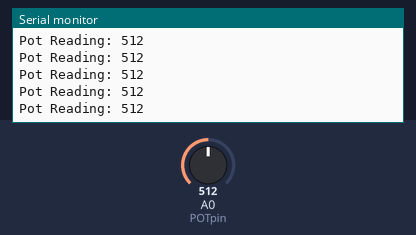
Simulated run of this sketch. Board: Arduino Zero (SAMD21). On the bench: the last lines printed to the serial monitor. The test bench sets the inputs (shaded band); at power-on: A0 (POTpin) = 512.

Above: at 1.2 s.
1.3 s: A0 (POTpin) set to 716
At 1.31 s:
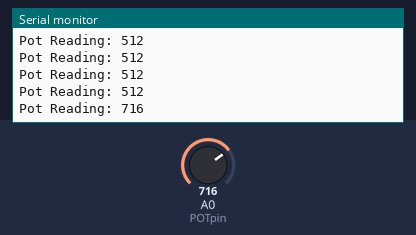
2.8 s: A0 (POTpin) set to 900
At 2.81 s:
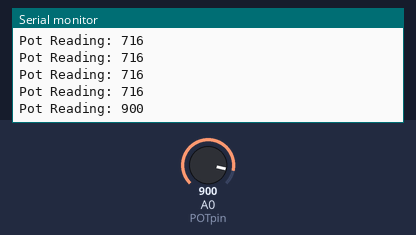
Timing chart, 0 to 5.8 s (numbered marks = the images above; inputs shaded):
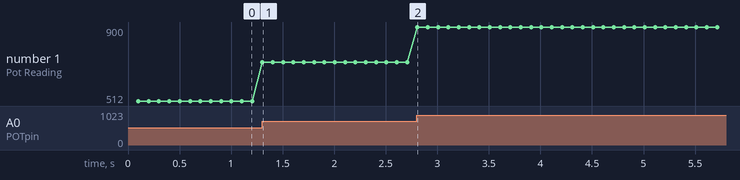

The sketch:

ex_3_1_ReadAndWrite.ino
```cpp
#define POTpin A0


void setup() {
  // initialize serial communication at 9600 bits per second:
  SerialUSB.begin(9600);
  while(!SerialUSB){};
  pinMode(A0, INPUT);
}

// the loop routine runs over and over again forever:
void loop() {
  delay(100);
  int potValue = analogRead(A0); // read the input on analog pin 0
  SerialUSB.print("Pot Reading: ");
  SerialUSB.println(potValue);   // print out the value by serial
  SerialUSB.println();
  }
```

Measured:
- after the input at 1.3 s, the serial monitor: prints a new line at once (image 1)
- after the input at 2.8 s, the serial monitor: prints a new line at once (image 2)
- plotted number 1: 512 → 716 after the input at 1.3 s, 716 → 900 after the input at 2.8 s
